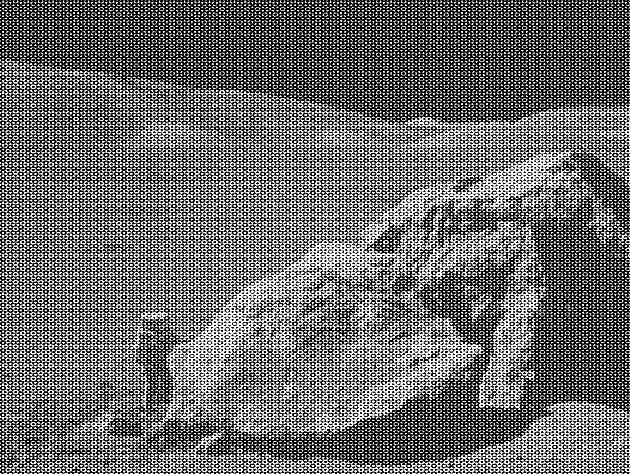
#> input picture Phase_1/day26/moonlanding.png, 630 x 474 px
$ jupyter execute --allow-errors '图片处理.ipynb'   (shell and % lines are left out)
#> lines starting #> are read from the running program, lines starting #| are printed output that depends on the picture
[cell 1]
import scipy
from scipy.fftpack import fft2,ifft2

import matplotlib.pyplot as plt
#处理图片的
from scipy import ndimage

#> (a cell that did not finish here is left out)

#> (a cell that did not finish here is left out)

#> (a cell that did not finish here is left out)

[cell 5]
#高斯滤波
moon=plt.imread('./moonlanding.png')
#> moon is the input picture: shape (474, 630) float32; min 0, max 1, mean 0.424
a=ndimage.gaussian_filter(moon,sigma=2.4)
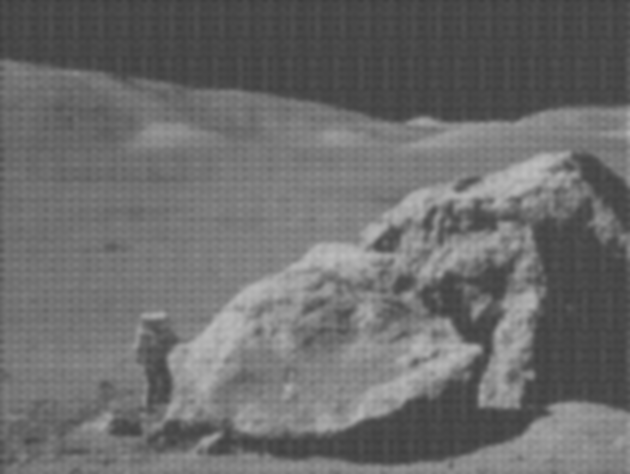
#> a: shape (474, 630) float32; min 0.241, max 0.745, mean 0.424
plt.imshow(a,cmap='gray')

[cell 6]
#中值滤波
#size 从给定的数据从中取出的数据计算中值进行滤波
a=ndimage.median_filter(moon,size=4)
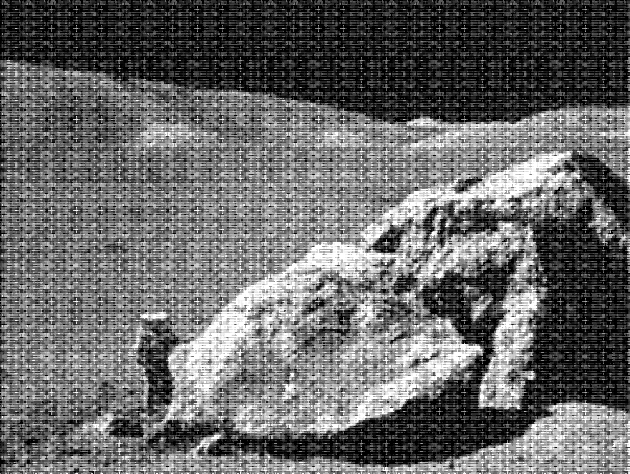
#> a: shape (474, 630) float32; min 0, max 1, mean 0.403
plt.imshow(a,cmap='gray')

[cell 7]
#维纳滤波
from scipy.signal import wiener

[cell 8]
a=wiener(moon,mysize=6)
plt.imshow(a,cmap='gray')
